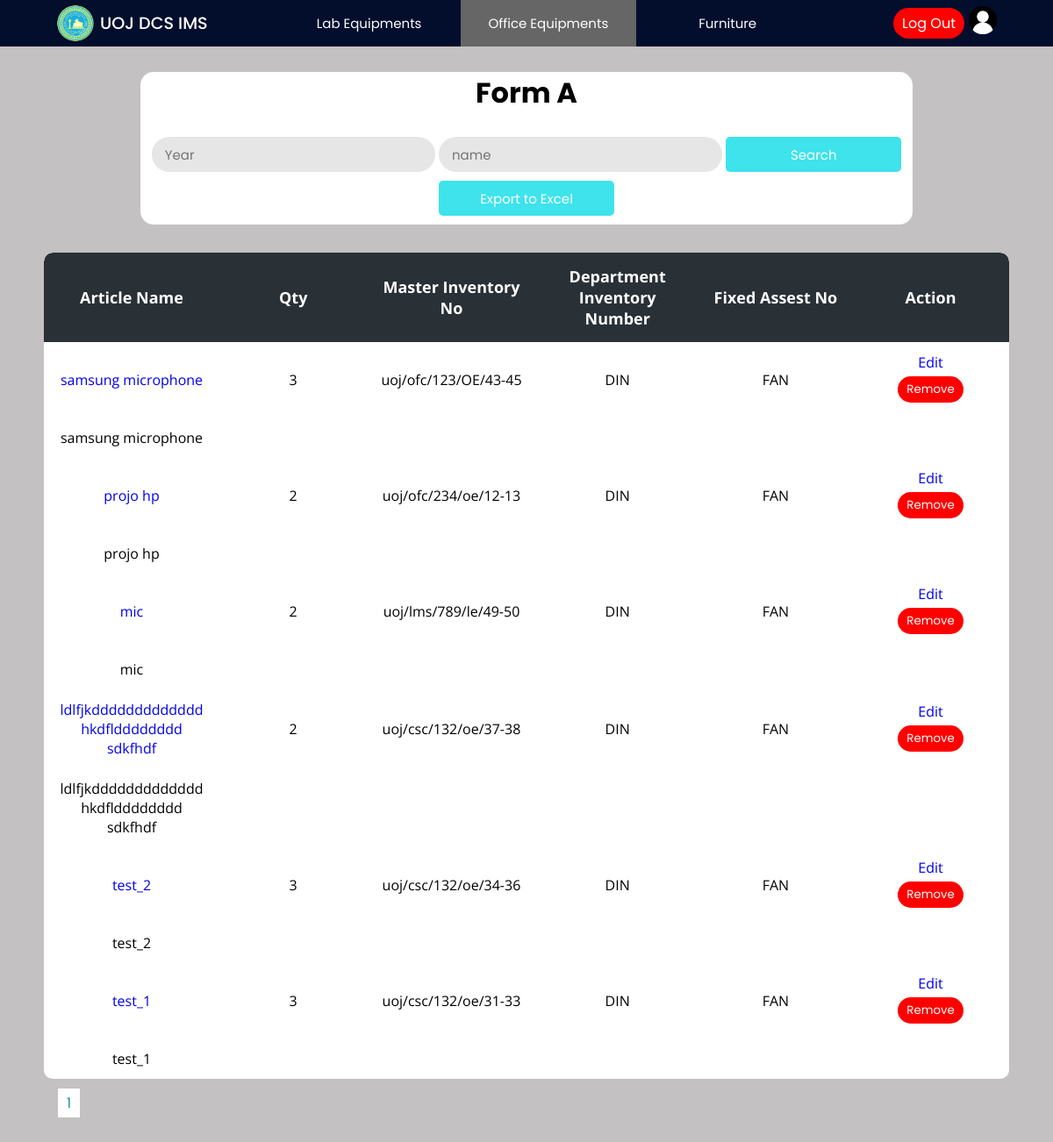
Page /Project/office/officeform.php (signed in) on the committed database.
### tables this page shows
CREATE TABLE `o_invoice` (
  `invoice_id` int(11) NOT NULL,
  `name` varchar(200) NOT NULL,
  `date` date NOT NULL,
  `price` float NOT NULL,
  `quantity` int(11) NOT NULL,
  `folio_number` varchar(50) NOT NULL,
  `description` varchar(400) NOT NULL,
  `supplier_name` varchar(150) NOT NULL,
  `supplier_tt` int(15) NOT NULL,
  `srn` int(11) NOT NULL,
  `page_number` varchar(15) NOT NULL,
  `location` varchar(50) NOT NULL,
  `warranty` int(11) NOT NULL
);

### Project/office/officeform.php (the view, shortened to what this page needs)
<?php
    include("../config/connection.php");
    $rowsPerPage = 10;
    $page = isset($_GET['page']) ? intval($_GET['page']) : 1;
    $offset = ($page - 1) * $rowsPerPage;
    $queryinvoice = "SELECT * FROM o_invoice ORDER BY invoice_id DESC LIMIT $offset, $rowsPerPage";
    $totalRows = mysqli_num_rows(mysqli_query($con, "SELECT * FROM o_invoice"));
    $totalPages = ceil($totalRows / $rowsPerPage);
?>
<!DOCTYPE html>
<html lang="en">
<head>
    <link rel="stylesheet" href="../css/lab.css">
    <link rel="stylesheet" href="../css/main.css">
</head>
<body>
    <?php include("../header/header.php");?>
    <div class="main-container">
        <div class="container">
        <h2>Form A</h2>
            <div>
                <form action="office.php" method="post">
                    <input type="number" placeholder="Year" name="year" value="<?php if(isset($_POST['year'])){echo $_POST['year'];}?>" />
                    <input type="text" placeholder="name" name="name" value="<?php if(isset($_POST['name'])){echo $_POST['name'];}?>" />
                    <input class="button" type="submit"  name="search" value="Search" />
                    <input class="button" type="submit" name="export" value="Export to Excel" />
                </form>
            </div>
        </div>
        <div class="table-con">
            <table>
                <thead>
                    <tr>
                        <th>Article Name</th>
                        <th>Qty</th>
                        <th>Master Inventory No</th>
                        <th>Department Inventory Number</th>
                        <th>Fixed Assest No</th>
                        <th>Action</th>
                    </tr>
                </thead>
                <tbody>
                    <?php
                        $resultinvoice = mysqli_query($con,$queryinvoice);
                        while($rowinvoice = mysqli_fetch_assoc($resultinvoice)){
                            ?>
                                <tr>
                                    <td class="name"><a href="labItems.php?searchItems=true&id=<?php echo $rowinvoice['invoice_id'] ?>"><?php echo $rowinvoice['name']?></a></td>
                                    <td><?php echo $rowinvoice['quantity']?></td>
                                    <td><?php echo $rowinvoice['folio_number']?></td>
                                    <td><?php echo "DIN";?></td>
                                    <td><?php echo "FAN";?></td>
                                    <td>
                                        <a href="addData.php?id=<?php echo $rowinvoice['invoice_id'] ?>" >Edit</a>
                                        <form method="post" action="actionItem.php">
                                        <button class="logout" type="submit" onclick="return confirm('Are you sure to remove this record ?')">Remove</button>
                                        </form>
                                    </td>
                                </tr>
                            <?php
                        }
                    ?>
                </tbody>
            </table>
        </div>
        <div class="pagination" style="margin:15px;">
        <?php
        for ($i = 1; $i <= $totalPages; $i++) {
            echo '<a href="?page=' . $i . '" style="margin:1px;background-color: #fff; color: #1690A7; border: none; padding: 5px 10px; cursor: pointer; width:5px;">' . $i . '</a>';
        }
        ?>
        </div>
    </div>
</body>
</html>

### Project/css/lab.css (style rules this page uses)
.main-container { padding: 50px; min-height: 100vh; height: fit-content; background: rgb(195, 193, 193); }
.container { text-align: center; background-color: white; border-radius: 15px; width: 80%; margin: auto; margin-bottom: 2rem; padding: 0 0 10px 0; }
h2 { font-size: 2rem; margin-bottom: 1rem; font-family: 'Poppins', sans-serif; }
.button { background: #3ee3eb; color: white; cursor: pointer; height: 40px; border-radius: 5px; padding: 0 15px 0 15px; border: none; font-family: 'Poppins', sans-serif; width: 200px; margin-top: 10px; }
table { border-collapse: collapse; border-radius: 10px; overflow: hidden; max-width: 100%; margin: 0 auto; position: relative; }
.table-con { border-collapse: collapse; background: #fff; border-radius: 10px; margin: auto; position: relative; font-family: 'Open Sans'; text-align: center; background: #fff; overflow: auto; }
.table-con td.name { max-width: 200px; word-wrap: break-word; min-width: 200px; }
.table-con td.name.expandable { overflow: visible; white-space: normal; text-overflow: clip; }
th { width: 200px; font-size: 18px; background: #293036; color: white; padding: 15px; }
td { padding: 12px; }
input { font-size: 15px; color: #666; background: #e6e6e6; height: 40px; border-radius: 20px; padding: 0 15px 0 15px; border: none; font-family: 'Poppins', sans-serif; }
.logout { margin: 5px; background-color: #ff0000; color: #ffffff; border: none; padding: 5px 10px; cursor: pointer; }

### Project/css/main.css (style rules this page uses)
* { margin: 0; padding: 0; text-decoration: none; box-sizing: border-box; }
:root { --bg-gradient: linear-gradient(-135deg, #01064a, #21acc2); --bg-gray: #e6e6e6; --text-color: #666; --inp-color: #57b846; }
body { font-family: 'Poppins', sans-serif; }

### Project/css/header.css (style rules this page uses)
* { margin: 0; padding: 0; text-decoration: none; box-sizing: border-box; }
:root { background: linear-gradient(-135deg, #01064a, #21acc2); --bg-gray: #e6e6e6; --text-color: #666; --inp-color: #57b846; }
body { font-family: 'Poppins', sans-serif; margin-top: 30px; }
button { border: none; padding: 3px 4px; border-radius: 3px; font-family: 'Poppins', sans-serif; margin-right: 10px; }
.logout { margin: 5px; background-color: #ff0000; color: #ffffff; border: none; padding: 5px 10px; cursor: pointer; border-radius: 20cqb; }

### rows in the picture
o_invoice: name "samsung microphone", quantity "3", folio_number "uoj/ofc/123/OE/43-45"
o_invoice: name "projo hp", quantity "2", folio_number "uoj/ofc/234/oe/12-13"
o_invoice: name "mic", quantity "2", folio_number "uoj/lms/789/le/49-50"
o_invoice: name "ldlfjkddddddddddddd hkdfldddddddd sdkfhdf", quantity "2", folio_number "uoj/csc/132/oe/37-38"
o_invoice: name "test_2", quantity "3", folio_number "uoj/csc/132/oe/34-36"
o_invoice: name "test_1", quantity "3", folio_number "uoj/csc/132/oe/31-33"
